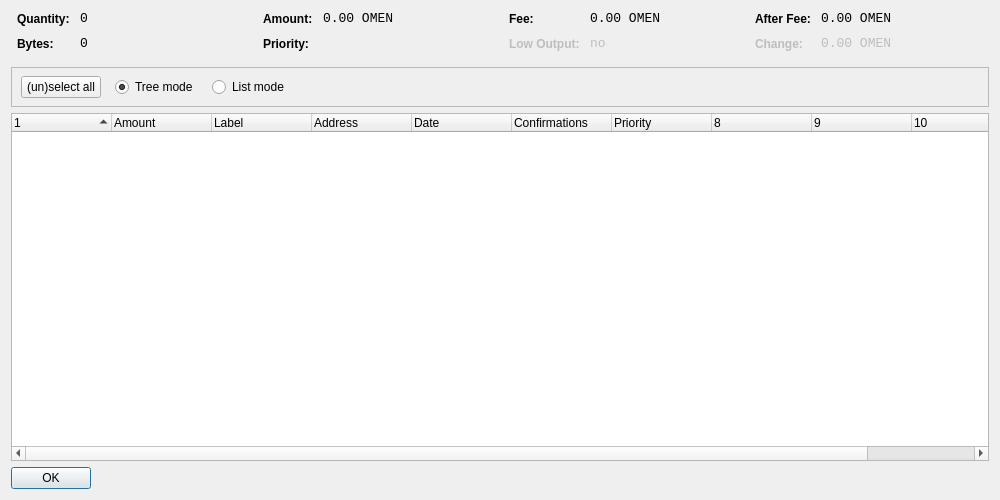
<?xml version="1.0" encoding="UTF-8"?>
<ui version="4.0">
 <class>CoinControlDialog</class>
 <widget class="QDialog" name="CoinControlDialog">
  <property name="geometry">
   <rect>
    <x>0</x>
    <y>0</y>
    <width>1000</width>
    <height>500</height>
   </rect>
  </property>
  <property name="windowTitle">
   <string>Coin Control</string>
  </property>
  <layout class="QVBoxLayout" name="verticalLayout">
   <item>
    <layout class="QHBoxLayout" name="horizontalLayoutTop" stretch="0,0,0,0">
     <property name="topMargin">
      <number>0</number>
     </property>
     <property name="bottomMargin">
      <number>10</number>
     </property>
     <item>
      <layout class="QFormLayout" name="formLayoutCoinControl1">
       <property name="horizontalSpacing">
        <number>10</number>
       </property>
       <property name="verticalSpacing">
        <number>10</number>
       </property>
       <property name="leftMargin">
        <number>6</number>
       </property>
       <property name="rightMargin">
        <number>6</number>
       </property>
       <item row="0" column="0">
        <widget class="QLabel" name="labelCoinControlQuantityText">
         <property name="styleSheet">
          <string notr="true">font-weight:bold;</string>
         </property>
         <property name="text">
          <string>Quantity:</string>
         </property>
        </widget>
       </item>
       <item row="0" column="1">
        <widget class="QLabel" name="labelCoinControlQuantity">
         <property name="font">
          <font>
           <family>Monospace</family>
           <pointsize>10</pointsize>
          </font>
         </property>
         <property name="cursor">
          <cursorShape>IBeamCursor</cursorShape>
         </property>
         <property name="contextMenuPolicy">
          <enum>Qt::ActionsContextMenu</enum>
         </property>
         <property name="text">
          <string notr="true">0</string>
         </property>
         <property name="textInteractionFlags">
          <set>Qt::LinksAccessibleByMouse|Qt::TextSelectableByKeyboard|Qt::TextSelectableByMouse</set>
         </property>
        </widget>
       </item>
       <item row="1" column="0">
        <widget class="QLabel" name="labelCoinControlBytesText">
         <property name="styleSheet">
          <string notr="true">font-weight:bold;</string>
         </property>
         <property name="text">
          <string>Bytes:</string>
         </property>
        </widget>
       </item>
       <item row="1" column="1">
        <widget class="QLabel" name="labelCoinControlBytes">
         <property name="font">
          <font>
           <family>Monospace</family>
           <pointsize>10</pointsize>
          </font>
         </property>
         <property name="cursor">
          <cursorShape>IBeamCursor</cursorShape>
         </property>
         <property name="contextMenuPolicy">
          <enum>Qt::ActionsContextMenu</enum>
         </property>
         <property name="text">
          <string notr="true">0</string>
         </property>
         <property name="textInteractionFlags">
          <set>Qt::LinksAccessibleByMouse|Qt::TextSelectableByKeyboard|Qt::TextSelectableByMouse</set>
         </property>
        </widget>
       </item>
      </layout>
     </item>
     <item>
      <layout class="QFormLayout" name="formLayoutCoinControl2">
       <property name="horizontalSpacing">
        <number>10</number>
       </property>
       <property name="verticalSpacing">
        <number>10</number>
       </property>
       <property name="leftMargin">
        <number>6</number>
       </property>
       <property name="rightMargin">
        <number>6</number>
       </property>
       <item row="0" column="0">
        <widget class="QLabel" name="labelCoinControlAmountText">
         <property name="styleSheet">
          <string notr="true">font-weight:bold;</string>
         </property>
         <property name="text">
          <string>Amount:</string>
         </property>
        </widget>
       </item>
       <item row="0" column="1">
        <widget class="QLabel" name="labelCoinControlAmount">
         <property name="font">
          <font>
           <family>Monospace</family>
           <pointsize>10</pointsize>
          </font>
         </property>
         <property name="cursor">
          <cursorShape>IBeamCursor</cursorShape>
         </property>
         <property name="contextMenuPolicy">
          <enum>Qt::ActionsContextMenu</enum>
         </property>
         <property name="text">
          <string notr="true">0.00 OMEN</string>
         </property>
         <property name="textInteractionFlags">
          <set>Qt::LinksAccessibleByMouse|Qt::TextSelectableByKeyboard|Qt::TextSelectableByMouse</set>
         </property>
        </widget>
       </item>
       <item row="1" column="0">
        <widget class="QLabel" name="labelCoinControlPriorityText">
         <property name="styleSheet">
          <string notr="true">font-weight:bold;</string>
         </property>
         <property name="text">
          <string>Priority:</string>
         </property>
        </widget>
       </item>
       <item row="1" column="1">
        <widget class="QLabel" name="labelCoinControlPriority">
         <property name="font">
          <font>
           <family>Monospace</family>
           <pointsize>10</pointsize>
          </font>
         </property>
         <property name="cursor">
          <cursorShape>IBeamCursor</cursorShape>
         </property>
         <property name="contextMenuPolicy">
          <enum>Qt::ActionsContextMenu</enum>
         </property>
         <property name="text">
          <string/>
         </property>
         <property name="textInteractionFlags">
          <set>Qt::LinksAccessibleByMouse|Qt::TextSelectableByKeyboard|Qt::TextSelectableByMouse</set>
         </property>
        </widget>
       </item>
      </layout>
     </item>
     <item>
      <layout class="QFormLayout" name="formLayoutCoinControl3">
       <property name="horizontalSpacing">
        <number>10</number>
       </property>
       <property name="verticalSpacing">
        <number>10</number>
       </property>
       <property name="leftMargin">
        <number>6</number>
       </property>
       <property name="rightMargin">
        <number>6</number>
       </property>
       <item row="0" column="0">
        <widget class="QLabel" name="labelCoinControlFeeText">
         <property name="styleSheet">
          <string notr="true">font-weight:bold;</string>
         </property>
         <property name="text">
          <string>Fee:</string>
         </property>
        </widget>
       </item>
       <item row="0" column="1">
        <widget class="QLabel" name="labelCoinControlFee">
         <property name="font">
          <font>
           <family>Monospace</family>
           <pointsize>10</pointsize>
          </font>
         </property>
         <property name="cursor">
          <cursorShape>IBeamCursor</cursorShape>
         </property>
         <property name="contextMenuPolicy">
          <enum>Qt::ActionsContextMenu</enum>
         </property>
         <property name="text">
          <string notr="true">0.00 OMEN</string>
         </property>
         <property name="textInteractionFlags">
          <set>Qt::LinksAccessibleByMouse|Qt::TextSelectableByKeyboard|Qt::TextSelectableByMouse</set>
         </property>
        </widget>
       </item>
       <item row="1" column="0">
        <widget class="QLabel" name="labelCoinControlLowOutputText">
         <property name="enabled">
          <bool>false</bool>
         </property>
         <property name="styleSheet">
          <string notr="true">font-weight:bold;</string>
         </property>
         <property name="text">
          <string>Low Output:</string>
         </property>
        </widget>
       </item>
       <item row="1" column="1">
        <widget class="QLabel" name="labelCoinControlLowOutput">
         <property name="enabled">
          <bool>false</bool>
         </property>
         <property name="font">
          <font>
           <family>Monospace</family>
           <pointsize>10</pointsize>
          </font>
         </property>
         <property name="cursor">
          <cursorShape>IBeamCursor</cursorShape>
         </property>
         <property name="contextMenuPolicy">
          <enum>Qt::ActionsContextMenu</enum>
         </property>
         <property name="text">
          <string notr="true">no</string>
         </property>
         <property name="textInteractionFlags">
          <set>Qt::LinksAccessibleByMouse|Qt::TextSelectableByKeyboard|Qt::TextSelectableByMouse</set>
         </property>
        </widget>
       </item>
      </layout>
     </item>
     <item>
      <layout class="QFormLayout" name="formLayoutCoinControl4">
       <property name="horizontalSpacing">
        <number>10</number>
       </property>
       <property name="verticalSpacing">
        <number>10</number>
       </property>
       <property name="leftMargin">
        <number>6</number>
       </property>
       <property name="rightMargin">
        <number>6</number>
       </property>
       <item row="0" column="0">
        <widget class="QLabel" name="labelCoinControlAfterFeeText">
         <property name="styleSheet">
          <string notr="true">font-weight:bold;</string>
         </property>
         <property name="text">
          <string>After Fee:</string>
         </property>
        </widget>
       </item>
       <item row="0" column="1">
        <widget class="QLabel" name="labelCoinControlAfterFee">
         <property name="font">
          <font>
           <family>Monospace</family>
           <pointsize>10</pointsize>
          </font>
         </property>
         <property name="cursor">
          <cursorShape>IBeamCursor</cursorShape>
         </property>
         <property name="contextMenuPolicy">
          <enum>Qt::ActionsContextMenu</enum>
         </property>
         <property name="text">
          <string notr="true">0.00 OMEN</string>
         </property>
         <property name="textInteractionFlags">
          <set>Qt::LinksAccessibleByMouse|Qt::TextSelectableByKeyboard|Qt::TextSelectableByMouse</set>
         </property>
        </widget>
       </item>
       <item row="1" column="0">
        <widget class="QLabel" name="labelCoinControlChangeText">
         <property name="enabled">
          <bool>false</bool>
         </property>
         <property name="styleSheet">
          <string notr="true">font-weight:bold;</string>
         </property>
         <property name="text">
          <string>Change:</string>
         </property>
        </widget>
       </item>
       <item row="1" column="1">
        <widget class="QLabel" name="labelCoinControlChange">
         <property name="enabled">
          <bool>false</bool>
         </property>
         <property name="font">
          <font>
           <family>Monospace</family>
           <pointsize>10</pointsize>
          </font>
         </property>
         <property name="cursor">
          <cursorShape>IBeamCursor</cursorShape>
         </property>
         <property name="contextMenuPolicy">
          <enum>Qt::ActionsContextMenu</enum>
         </property>
         <property name="text">
          <string notr="true">0.00 OMEN</string>
         </property>
         <property name="textInteractionFlags">
          <set>Qt::LinksAccessibleByMouse|Qt::TextSelectableByKeyboard|Qt::TextSelectableByMouse</set>
         </property>
        </widget>
       </item>
      </layout>
     </item>
    </layout>
   </item>
   <item>
    <widget class="QFrame" name="frame">
     <property name="minimumSize">
      <size>
       <width>0</width>
       <height>40</height>
      </size>
     </property>
     <property name="frameShape">
      <enum>QFrame::StyledPanel</enum>
     </property>
     <property name="frameShadow">
      <enum>QFrame::Sunken</enum>
     </property>
     <widget class="QWidget" name="horizontalLayoutWidget">
      <property name="geometry">
       <rect>
        <x>10</x>
        <y>0</y>
        <width>781</width>
        <height>41</height>
       </rect>
      </property>
      <layout class="QHBoxLayout" name="horizontalLayoutPanel" stretch="0,0,0,0,0">
       <property name="spacing">
        <number>14</number>
       </property>
       <item>
        <widget class="QPushButton" name="pushButtonSelectAll">
         <property name="sizePolicy">
          <sizepolicy hsizetype="Maximum" vsizetype="Fixed">
           <horstretch>0</horstretch>
           <verstretch>0</verstretch>
          </sizepolicy>
         </property>
         <property name="text">
          <string>(un)select all</string>
         </property>
        </widget>
       </item>
       <item>
        <widget class="QRadioButton" name="radioTreeMode">
         <property name="sizePolicy">
          <sizepolicy hsizetype="Maximum" vsizetype="Fixed">
           <horstretch>0</horstretch>
           <verstretch>0</verstretch>
          </sizepolicy>
         </property>
         <property name="text">
          <string>Tree mode</string>
         </property>
         <property name="checked">
          <bool>true</bool>
         </property>
        </widget>
       </item>
       <item>
        <widget class="QRadioButton" name="radioListMode">
         <property name="sizePolicy">
          <sizepolicy hsizetype="Maximum" vsizetype="Fixed">
           <horstretch>0</horstretch>
           <verstretch>0</verstretch>
          </sizepolicy>
         </property>
         <property name="text">
          <string>List mode</string>
         </property>
        </widget>
       </item>
       <item>
        <spacer name="horizontalSpacer">
         <property name="orientation">
          <enum>Qt::Horizontal</enum>
         </property>
         <property name="sizeHint" stdset="0">
          <size>
           <width>40</width>
           <height>20</height>
          </size>
         </property>
        </spacer>
       </item>
      </layout>
     </widget>
    </widget>
   </item>
   <item>
    <widget class="CoinControlTreeWidget" name="treeWidget">
     <property name="contextMenuPolicy">
      <enum>Qt::CustomContextMenu</enum>
     </property>
     <property name="sortingEnabled">
      <bool>false</bool>
     </property>
     <property name="columnCount">
      <number>11</number>
     </property>
     <attribute name="headerShowSortIndicator" stdset="0">
      <bool>true</bool>
     </attribute>
     <attribute name="headerStretchLastSection">
      <bool>false</bool>
     </attribute>
     <column>
      <property name="text">
       <string/>
      </property>
     </column>
     <column>
      <property name="text">
       <string>Amount</string>
      </property>
     </column>
     <column>
      <property name="text">
       <string>Label</string>
      </property>
     </column>
     <column>
      <property name="text">
       <string>Address</string>
      </property>
     </column>
     <column>
      <property name="text">
       <string>Date</string>
      </property>
     </column>
     <column>
      <property name="text">
       <string>Confirmations</string>
      </property>
      <property name="toolTip">
       <string>Confirmed</string>
      </property>
     </column>
     <column>
      <property name="text">
       <string>Priority</string>
      </property>
     </column>
     <column>
      <property name="text">
       <string/>
      </property>
     </column>
     <column>
      <property name="text">
       <string/>
      </property>
     </column>
     <column>
      <property name="text">
       <string/>
      </property>
     </column>
     <column>
      <property name="text">
       <string/>
      </property>
     </column>
    </widget>
   </item>
   <item>
    <widget class="QDialogButtonBox" name="buttonBox">
     <property name="sizePolicy">
      <sizepolicy hsizetype="Maximum" vsizetype="Fixed">
       <horstretch>0</horstretch>
       <verstretch>0</verstretch>
      </sizepolicy>
     </property>
     <property name="orientation">
      <enum>Qt::Horizontal</enum>
     </property>
     <property name="standardButtons">
      <set>QDialogButtonBox::Ok</set>
     </property>
    </widget>
   </item>
  </layout>
 </widget>
 <customwidgets>
  <customwidget>
   <class>CoinControlTreeWidget</class>
   <extends>QTreeWidget</extends>
   <header>coincontroltreewidget.h</header>
  </customwidget>
 </customwidgets>
 <resources/>
 <connections/>
</ui>
